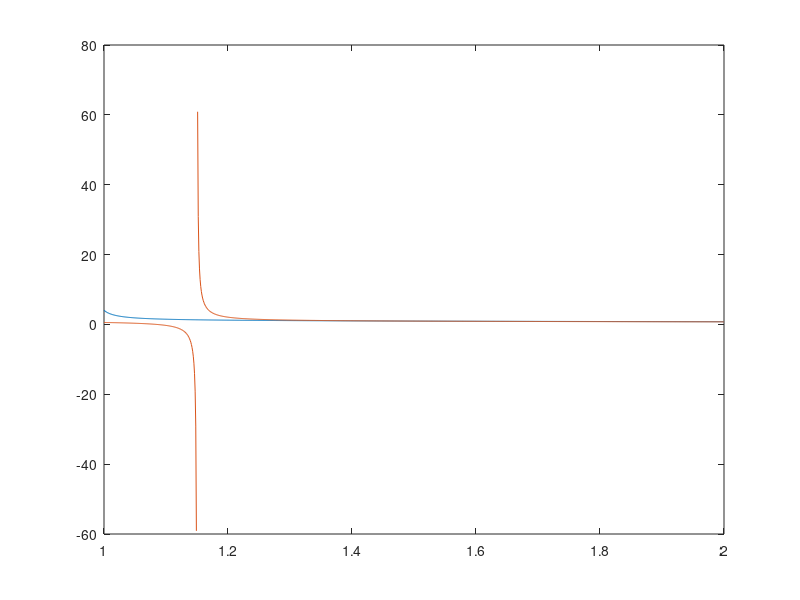

The MATLAB script that drew this image: (Note: this script raises an error after producing the figure.)
clear;
clc;

beta=0.97;
yl=1;
yh=2;
N=5;
gammad=0.06;
gammae=0;
alpha=0.66;
A=1.45;
Re=1.15;
Rc=0.98;
Rr=1.02;
Ksi=0.06;


y=[yl:0.01:yh]; 
Rd=[1:.001:2];

yde=1./(Rd-Re).*(log(Rd)/beta-log(Re)/beta+gammad-gammae);
ydc=1./(Rd-Rc).*(log(Rd)/beta-log(Rc)/beta+gammad);
yd=max(yde,ydc);
ye=1/(Re-Rc)*(log(Re)/beta-log(Rc)/beta+gammae);



figure
plot(Rd,ydc,Rd,yde)
hold on
yline(yl,'--','yl')
yline(yh,'--','yh')
yline(ye,'-r')

legend('y^d_c(R^d)','y^d_e(R^d)')
xlabel('R^d')
ylabel('y(R^d)')
ytxt = {'y^h';char(repmat(' ',6,1))};
hold off

Dactstore=createDact(Rd,Re,yd,beta,gammad,gammae,yh,yl,Rc)';


figure
plot(Rd,yd)
gammaei=[0:0.005:gammad];
for gammae=0.005:0.005:gammad
yde=1./(Rd-Re).*(log(Rd)/beta-log(Re)/beta+gammad-gammae);
yd=max(yde,ydc);
Dact=createDact(Rd,Re,yd,beta,gammad,gammae,yh,yl,Rc)';
Dactstore=[Dactstore, Dact];
end

Ndstari=[0:0.005:gammad];
Rdstari=[0:0.005:gammad];
ydstarei=[0:0.005:gammad];
ydstarci=[0:0.005:gammad];
yestari=[0:0.005:gammad];



save RdDactfile.mat

